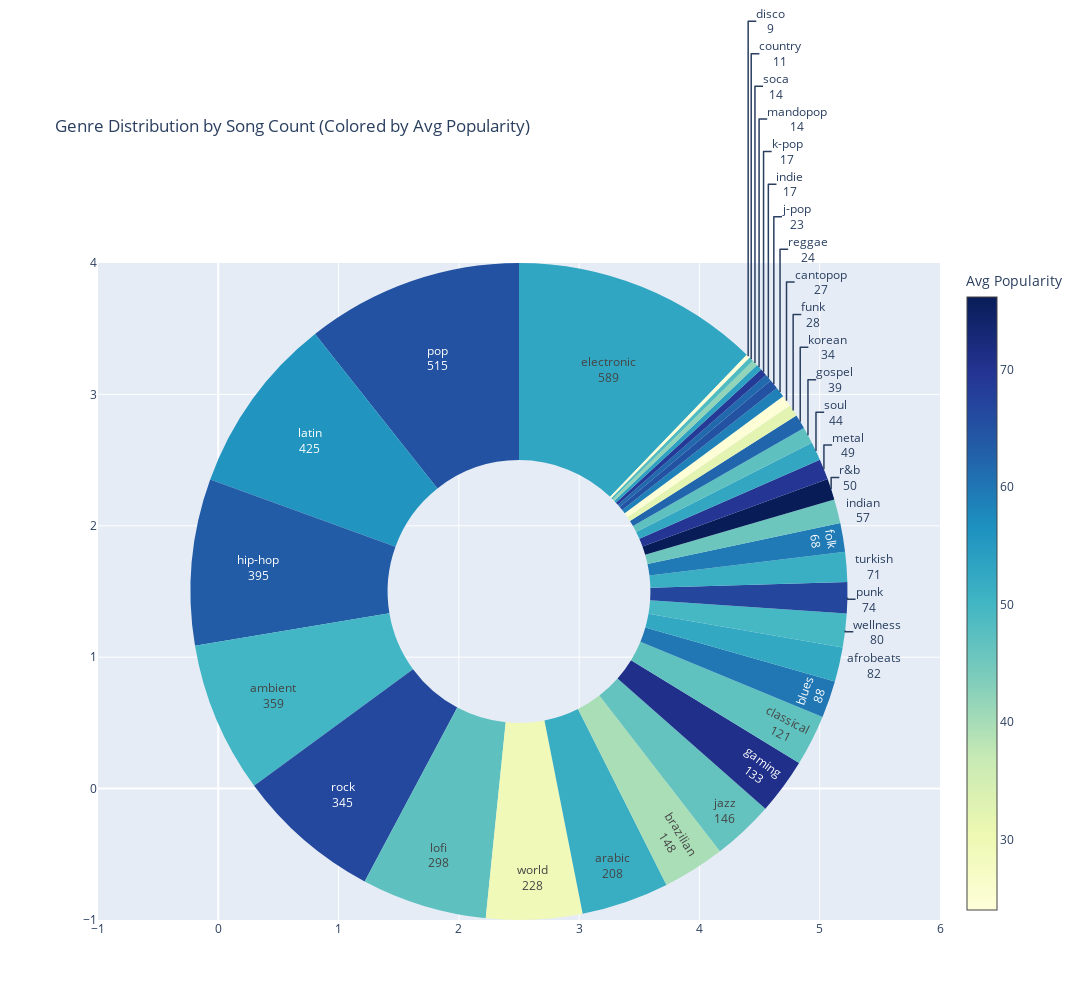

Here is the notebook cell this chart was saved with:
### Markdown cell above
### Exploring Genre Popularity in Music
This donut chart helps artists gain insight into the average popularity of songs in each genre. It also provides a way to discover hidden or less saturated genres. The donut chart splits the pie into segments based on each genre. The size of each segment represents the total number of songs in that specific genre, while the color reflects the average popularity. Lighter shades indicate lower popularity, and darker blue tones represent higher popularity.

### Code cell
# Combined popularity
combined_popularity = pd.concat([high_song_popularity, low_song_popularity], ignore_index=True)

# Group by genre
genre_df = combined_popularity.groupby('playlist_genre').agg(
    song_count=('track_name', 'count'),
    avg_popularity=('track_popularity', 'mean')
).reset_index()

# Normalize popularity to map to color
max_pop = genre_df['avg_popularity'].max()
min_pop = genre_df['avg_popularity'].min()
norm_pop = (genre_df['avg_popularity'] - min_pop) / (max_pop - min_pop)

# Create colorscale
colorscale = 'YlGnBu'
colors = [px.colors.sample_colorscale(colorscale, p)[0] for p in norm_pop]

# Setup pie chart with custom coloring
genre_pie = go.Figure(data=[go.Pie(
    labels=genre_df['playlist_genre'],
    values=genre_df['song_count'],
    hole=0.4,
    name='',
    marker=dict(colors=colors),
    hovertemplate='<b>%{label}</b><br>Song Count: %{value}<br>Avg Popularity: %{customdata:.1f}',
    customdata=genre_df[['avg_popularity']].values,
    textinfo='label+value'
)])

# Manually add color scale as an annotation (since Pie doesn't support built-in colorbars)
colorbar_trace = go.Scatter(
    x=[None],
    y=[None],
    mode='markers',
    marker=dict(
        colorscale=colorscale,
        cmin=min_pop,
        cmax=max_pop,
        colorbar=dict(title='Avg Popularity'),
        showscale=True,
        size=1,
        color=[min_pop]  # Dummy value
    ),
    hoverinfo='none'
)

genre_pie.add_trace(colorbar_trace)

# Update layout size
genre_pie.update_layout(
    width=1200,
    height=1000,
    title='Genre Distribution by Song Count (Colored by Avg Popularity)',
    #coloraxis_colorbar=dict(title="Avg Popularity"),
    showlegend=False
)

genre_pie.show()

### Figure 1 — Plotly figure (JSON) as saved in the notebook; plotly's stock layout.template omitted (floating-point values rounded to 4 significant figures)
{"data": [{"customdata": [[52.57], [49.99], [51.48], [59.89], [39.69], [24.59], [46.79], [48.45], [24.0], [52.94], [59.59], [32.18], [70.74], [47.05], [63.5], [45.46], [61.88], [64.96], [46.37], [68.76], [62.15], [55.88], [47.02], [53.79], [69.49], [64.99], [66.77], [76.16], [58.71], [66.48], [41.86], [52.7], [51.28], [49.51], [29.31]], "hole": 0.4, "hovertemplate": "<b>%{label}</b><br>Song Count: %{value}<br>Avg Popularity: %{customdata:.1f}", "labels": ["afrobeats", "ambient", "arabic", "blues", "brazilian", "cantopop", "classical", "country", "disco", "electronic", "folk", "funk", "gaming", "gospel", "hip-hop", "indian", "indie", "j-pop", "jazz", "k-pop", "korean", "latin", "lofi", "mandopop", "metal", "pop", "punk", "r&b", "reggae", "rock", "soca", "soul", "turkish", "wellness", "world"], "marker": {"colors": ["rgb(51, 168, 194)", "rgb(66, 182, 196)", "rgb(57, 174, 195)", "rgb(32, 119, 180)", "rgb(170, 222, 183)", "rgb(253, 254, 213)", "rgb(96, 194, 191)", "rgb(80, 188, 194)", "rgb(255, 255, 217)", "rgb(49, 166, 194)", "rgb(31, 122, 181)", "rgb(227, 244, 178)", "rgb(32, 48, 138)", "rgb(94, 193, 192)", "rgb(34, 92, 167)", "rgb(109, 198, 190)", "rgb(33, 104, 173)", "rgb(35, 82, 162)", "rgb(100, 195, 191)", "rgb(37, 58, 151)", "rgb(33, 102, 172)", "rgb(33, 149, 192)", "rgb(94, 193, 192)", "rgb(45, 161, 194)", "rgb(37, 53, 148)", "rgb(35, 82, 162)", "rgb(36, 70, 157)", "rgb(8, 29, 88)", "rgb(31, 129, 184)", "rgb(36, 72, 158)", "rgb(146, 212, 185)", "rgb(51, 167, 194)", "rgb(58, 175, 195)", "rgb(70, 184, 195)", "rgb(240, 249, 184)"]}, "name": "", "textinfo": "label+value", "type": "pie", "values": [82, 359, 208, 88, 148, 27, 121, 11, 9, 589, 68, 28, 133, 39, 395, 57, 17, 23, 146, 17, 34, 425, 298, 14, 49, 515, 74, 50, 24, 345, 14, 44, 71, 80, 228]}, {"hoverinfo": "none", "marker": {"cmax": 76.16, "cmin": 24, "color": [24], "colorbar": {"title": {"text": "Avg Popularity"}}, "colorscale": [[0, "rgb(255,255,217)"], [0.125, "rgb(237,248,177)"], [0.25, "rgb(199,233,180)"], [0.375, "rgb(127,205,187)"], [0.5, "rgb(65,182,196)"], [0.625, "rgb(29,145,192)"], [0.75, "rgb(34,94,168)"], [0.875, "rgb(37,52,148)"], [1, "rgb(8,29,88)"]], "showscale": true, "size": 1}, "mode": "markers", "type": "scatter", "x": [null], "y": [null]}], "layout": {"height": 1000, "showlegend": false, "title": {"text": "Genre Distribution by Song Count (Colored by Avg Popularity)"}, "width": 1200}}
